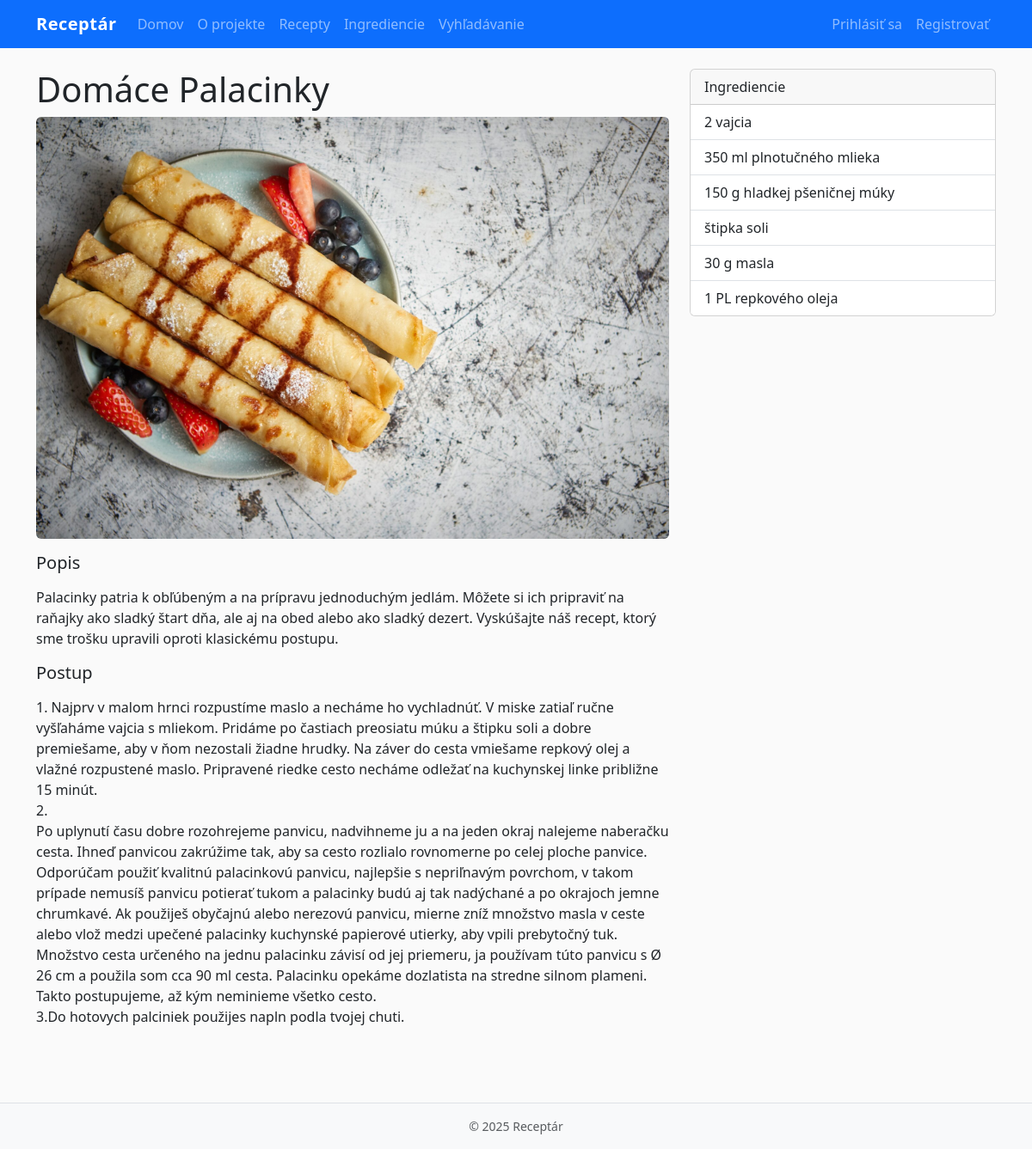
Page /recipes/1/ on the committed database.
### recipes/models.py (models this page shows, shortened)
class Recipe(models.Model):
    title = models.CharField(max_length=200)
    description = models.TextField(blank=True)
    instructions = models.TextField()
    image = models.ImageField(upload_to="recipes/", blank=True, null=True)
    created_by = models.ForeignKey(User, on_delete=models.CASCADE, related_name="recipes")
    created_at = models.DateTimeField(auto_now_add=True)
    ingredients = models.ManyToManyField(Ingredient, through="RecipeIngredient", related_name="recipes")
    class Meta:
        ordering = ["-created_at"]

class RecipeIngredient(models.Model):
    recipe = models.ForeignKey(Recipe, on_delete=models.CASCADE)
    ingredient = models.ForeignKey(Ingredient, on_delete=models.CASCADE)
    amount = models.CharField(max_length=50, blank=True)
    class Meta:
        unique_together = ("recipe", "ingredient")

class Ingredient(models.Model):
    name = models.CharField(max_length=120, unique=True)
    class Meta:
        ordering = ["name"]

### recipes/views.py (the view)
# urls.py: path("<int:pk>/", RecipeDetailView.as_view(), name="detail"),
class RecipeDetailView(DetailView):
    model = Recipe
    template_name = "recipes/recipe_detail.html"
    context_object_name = "recipe"

### templates/recipes/recipe_detail.html (shortened to what this page needs)
{% extends "base.html" %}
{% block content %}
<div class="row">
  <div class="col-md-8">
    <h1>{{ recipe.title }}</h1>
    {% if recipe.image %}<img src="{{ recipe.image.url }}" class="img-fluid rounded mb-3" alt="{{ recipe.title }}">{% endif %}
    <h5>Popis</h5>
    <p>{{ recipe.description|linebreaks }}</p>
    <h5>Postup</h5>
    <p>{{ recipe.instructions|linebreaks }}</p>
  </div>
  <div class="col-md-4">
    <div class="card">
      <div class="card-header">Ingrediencie</div>
      <ul class="list-group list-group-flush">
        {% for ri in recipe.recipeingredient_set.all %}
          <li class="list-group-item d-flex justify-content-between">
            <span>{{ ri.ingredient.name }}</span>
          </li>
        {% empty %}
          <li class="list-group-item">Bez ingrediencií</li>
        {% endfor %}
      </ul>
    </div>
  </div>
</div>
{% endblock %}

### static/css/styles.css (style rules this page uses)
body { background-color: #fafafa; }

### rows in the picture
Recipe: title "Domáce Palacinky", image (picture), description "Palacinky patria k obľúbeným a na prípravu jednoduchým jedlám. Môžete si ich pripraviť na raňajky ako sladký štart dňa, ale aj na obed alebo ako sladký dezert. Vyskúšajte náš recept, ktorý sme trošku upravili oproti klasickému postupu.", instructions "1. Najprv v malom hrnci rozpustíme maslo a necháme ho vychladnúť. V miske zatiaľ ručne vyšľaháme vajcia s mliekom. Pridáme po častiach preosiatu múku a štipku soli a dobre premiešame, aby v ňom nezostali žiadne hrudky. Na záver do cesta vmiešame repkový olej a vlažné rozpustené maslo. Pripravené riedke cesto necháme odležať na kuchynskej linke približne 15 minút. 2. Po uplynutí času dobre rozohrejeme panvicu, nadvihneme ju a na jeden okraj nalejeme naberačku cesta. Ihneď panvicou zakrúžime tak, aby sa cesto rozlialo rovnomerne po celej ploche panvice. Odporúčam použiť kvalitnú palacinkovú panvicu, najlepšie s nepriľnavým povrchom, v takom prípade nemusíš panvicu potierať tukom a palacinky…"
RecipeIngredient: ingredient.name "2 vajcia"
RecipeIngredient: ingredient.name "350 ml plnotučného mlieka"
RecipeIngredient: ingredient.name "150 g hladkej pšeničnej múky"
RecipeIngredient: ingredient.name "štipka soli"
RecipeIngredient: ingredient.name "30 g masla"
RecipeIngredient: ingredient.name "1 PL repkového oleja"
